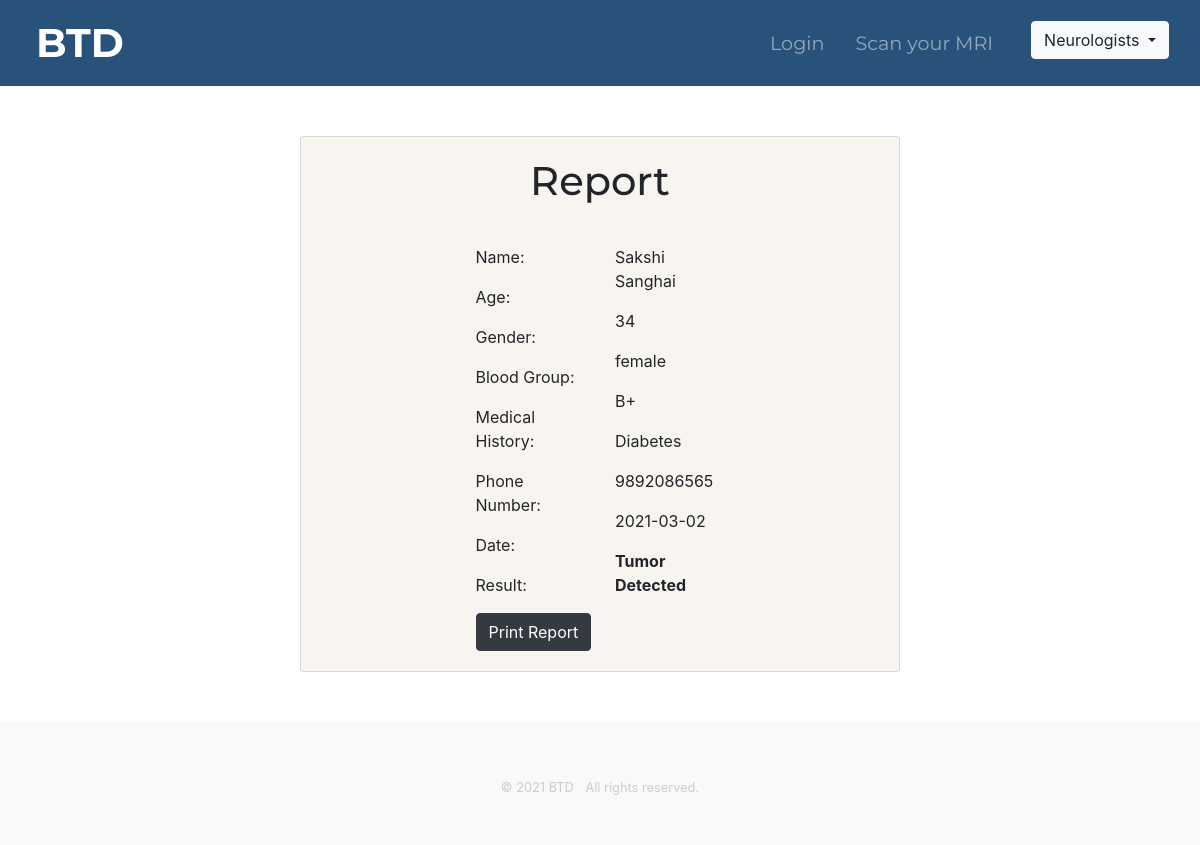
The page /displayData on the database its author committed.
### tables this page shows
CREATE TABLE pInfo
(
id INTEGER PRIMARY KEY AUTOINCREMENT,
pname TEXT, page TEXT, pgender, pbgrp TEXT, pmedhist TEXT, pphone TEXT, pdate TEXT, presult TEXT
);

### app.py (the view)
@ app.route("/displayData", methods=["GET", "POST"])
def displayData():
    if request.method == "GET":
        user_data = query_data()
        print(user_data)
        return render_template('display.html', user_data=user_data, ses=ses)

### app.py (called while the page is built)
def query_data():
    conn = sqlite3.connect(db_local)
    c = conn.cursor()
    c.execute("""
       SELECT *
    FROM    pInfo
    WHERE   id = (SELECT MAX(id)  FROM pInfo);

    """)
    user_data = c.fetchall()
    return user_data

### templates/display.html (shortened to what this page needs)
<!DOCTYPE html>
<html lang="en" dir="ltr">
<head>
  <link rel="stylesheet" href="https://maxcdn.bootstrapcdn.com/bootstrap/4.0.0/css/bootstrap.min.css"
>
  <link rel="stylesheet" href="/static/css/navbar.css">
</head>
<body>
  <div>
    <nav class="navbar navbar-expand-lg navbar-dark">
      <a class="navbar-brand" href="">BTD</a>
      <div class="collapse navbar-collapse" id="navbarSupportedContent">
        <ul class="navbar-nav ml-auto">
          <li>
            {% if ses == True %}
            <a class="nav-link" href="{{url_for('logout')}}">Logout</a>
            {% else %}
            <a class="nav-link" href="{{url_for('login')}}">Login</a>
            {% endif %}
          </li>
          <li class="nav-item">
            <a class="nav-link" href="http://127.0.0.1:5000/mainPage">Scan your MRI</a>
          </li>
          <li class="nav-item">
            <div class="btn-group">
              <button type="button" class="btn btn-light dropdown-toggle" data-toggle="dropdown" aria-haspopup="true"
                aria-expanded="false">
                Neurologists
              </button>
            </div>
          </li>
        </ul>
      </div>
  </div>
  <div class="card">
    <div class="card-body">
      <h1 style="text-align: center; padding-bottom: 2rem;">Report</h1>
      <div class="report-text container">
        <div class="row">
          <div class="col">
            <p>Name:</p>
            <p>Age:</p>
            <p>Gender:</p>
            <p>Blood Group:</p>
            <p>Medical History:</p>
            <p>Phone Number:</p>
            <p>Date:</p>
            <p>Result:</p>
          </div>
          <div class="col">
            {% for user in user_data %}
            <p>{{user[1]}}</p>
            <p>{{user[2]}}</p>
            <p>{{user[3]}}</p>
            <p>{{user[4]}}</p>
            <p>{{user[5]}}</p>
            <p>{{user[6]}}</p>
            <p>{{user[7]}}</p>
            <p><b>{{user[8]}}</b></p>
            {% endfor %}
          </div>
        </div>
        <button class="btn-print btn btn-dark">Print Report</button>
      </div>
    </div>
  </div>
  <footer class="small bg-light ftr">
    <div class="ftr container py-3 py-sm-5 text-center">
      <ul class="list-inline mt-2 mb-0 text-center">
        <li class="list-inline-item">&copy 2021 BTD</li>
        <li class="list-inline-item">All rights reserved.</li>
      </ul>
    </div>
  </footer>
</body>
</html>

### static/css/navbar.css (style rules this page uses)
.navbar { background-image: linear-gradient(180deg, #28527a,#28527a); margin-left: 0; margin-right: 0; }
.navbar-brand { font-family: 'Montserrat', sans-serif; font-size: 2.5rem; font-weight: bold; padding-left: 20px; }
.nav-item { padding: 0 15px; }
.nav-link { font-family: "Montserrat"; font-size: 1.2rem; color: #fff; }
a { color: #29a19c; }

### templates/display.html (style rules this page uses)
.card { margin: 50px auto; max-width: 50%; background-color: #f8f5f1; }
.report-text { max-width: 50%; }
.ftr { color: #cccccc; }
h1, h2, h3, h4, h5, h6 { font-family: "Montserrat"; }

### rows shown on the page
pInfo: pname "Sakshi Sanghai", page "34", pgender "female", pbgrp "B+", pmedhist "Diabetes", pphone "9892086565", pdate "2021-03-02", presult "Tumor Detected"
